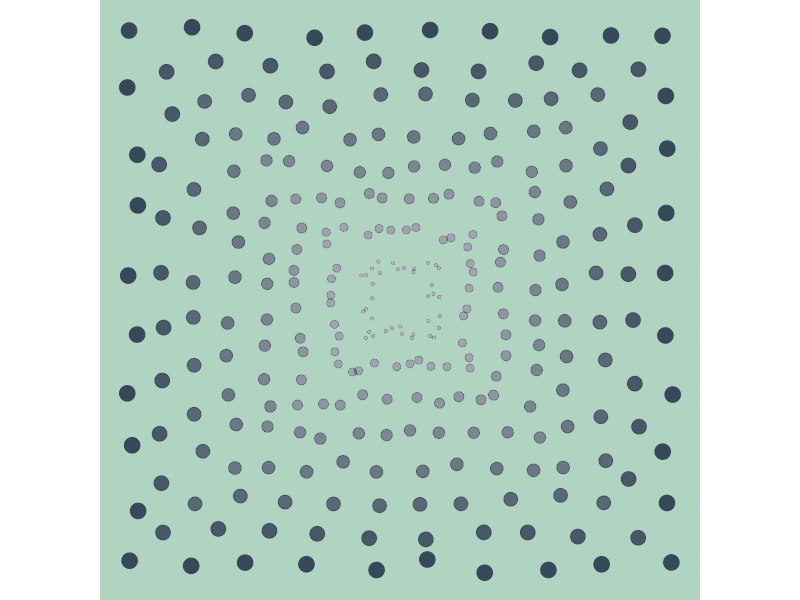
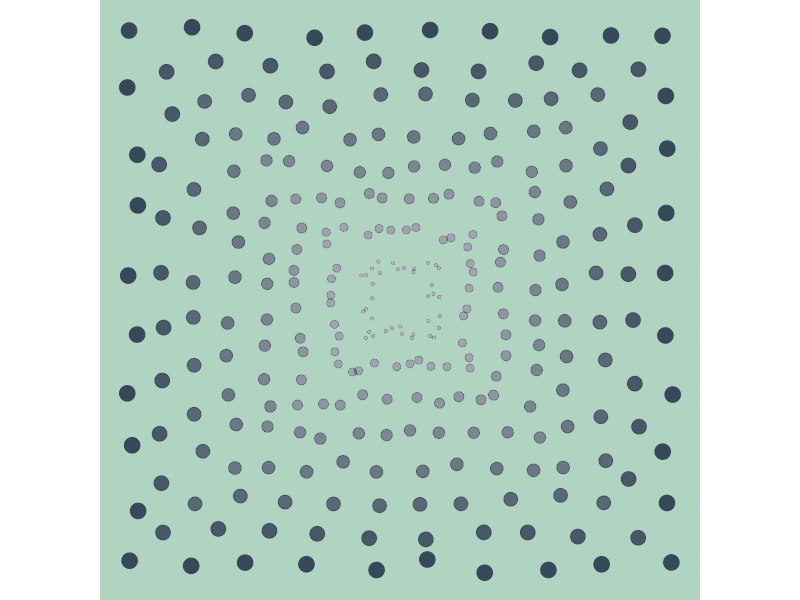

The R script that drew these images, in order:
library(ggplot2)

square_dots <- function(r, n) {
  top <- data.frame(
    x = seq(-r, r, length.out = n),
    y = rep(r, n)
  )
  bottom <- data.frame(
    x = seq(-r, r, length.out = n),
    y = rep(-r, n)
  )
  left <- data.frame(
    x = rep(-r, n),
    y = seq(-r, r, length.out = n)
  )
  right <- data.frame(
    x = rep(r, n),
    y = seq(-r, r, length.out = n)
  )
  output <- do.call(rbind, list(top, left, right, bottom))
  output$r <- r
  return(output)
}

s <- 2025
bg_col <- "#B1D3C2"
main_col <- "#364958"

set.seed(s)

plot_data <- purrr:::map(
  .x = seq(0.25, 2, by = 0.25),
  .f = ~ square_dots(r = .x, n = 10)
) |>
  purrr::list_rbind() |>
  dplyr::distinct()

ggplot(
  data = plot_data,
  mapping = aes(x = x, y = y, size = r)
) +
  geom_point(
    position = position_jitter(width = 0.05, height = 0.05, seed = 42),
    colour = "white"
  ) +
  geom_point(
    position = position_jitter(width = 0.05, height = 0.05, seed = 42),
    colour = main_col,
    mapping = aes(alpha = r)
  ) +
  scale_size(range = c(1, 5)) +
  scale_alpha(
    range = c(0.4, 1)
  ) +
  theme_void() +
  theme(
    aspect.ratio = 1,
    legend.position = "none",
    panel.background = element_rect(
      fill = bg_col, colour = bg_col
    )
  )

ggsave("2025/art/05_isometric.png", height = 4, width = 4)
